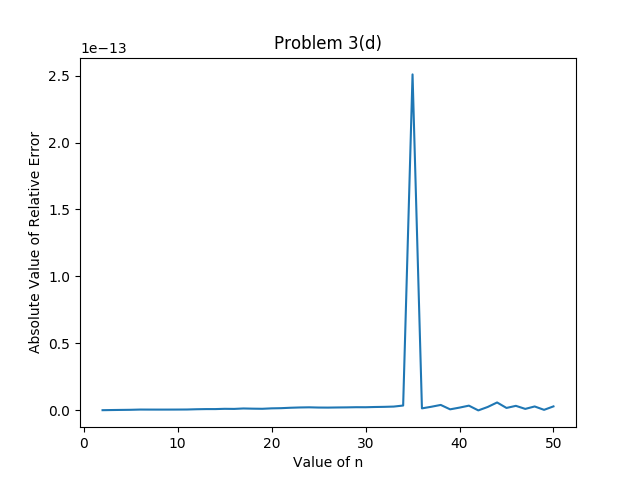

This figure's Python source:


from __future__ import division
import pandas as pd
import numpy as np
import scipy as sp
import matplotlib.pyplot as plt
import numpy.linalg as npla
import scipy.linalg as spla
import scipy.special




# Code may print some warnings due to pandas in Pyton 2.7
# It can be run in Python3 as well. The warnings are completely benign.



z = 20





J_50 = scipy.special.jv(50, z)
J_49 = scipy.special.jv(49, z)





bessel_val_by_rec = [J_50, J_49]





for i in range(48, -1, -1):
    
    J_i = ( ( ( ( 2 * ( i + 1 ) ) / z ) * bessel_val_by_rec[50 - i - 1] ) - bessel_val_by_rec[50 - i - 2] )

    bessel_val_by_rec.append(J_i)





bessel_val_by_func = [scipy.special.jv(i, z) for i in range(50, -1, -1)]





relative_err = []
for i in range(2, 51):
    relative_err.append((bessel_val_by_rec[i] - bessel_val_by_func[i])/bessel_val_by_func[i])

# Again, I am just printing magnitude of the Relative Error
# Comment this line to print just the ratio
relative_err = [abs(i) for i in relative_err]





df = pd.DataFrame({"n" : [i for i in range(2, 51)], "From Function" : bessel_val_by_func[2:], "From Recurrence" : bessel_val_by_rec[2:], "Relative Error" : relative_err}, columns=["n", "From Function", "From Recurrence", "Relative Error"])
print(df.to_string(index_names=False))







plt.xlabel("Value of n")
plt.ylabel("Absolute Value of Relative Error")
plt.title("Problem 3(d)")
plt.plot( np.arange(2, 51), relative_err)
plt.savefig("problem_3d.png")
# Uncomment to show plot
# plt.show()
